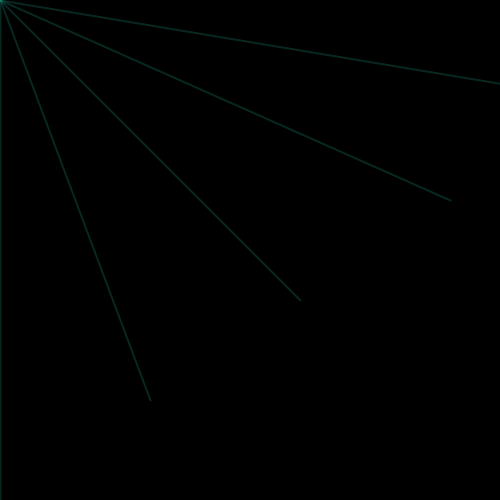
Frame 1 (no input)
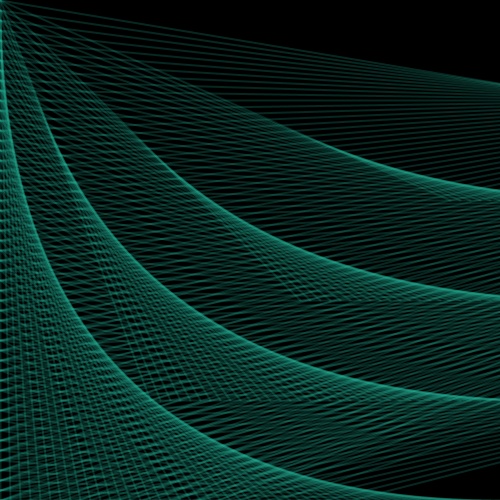
Frame 60 (the mouse pressed at the canvas centre just before this capture)
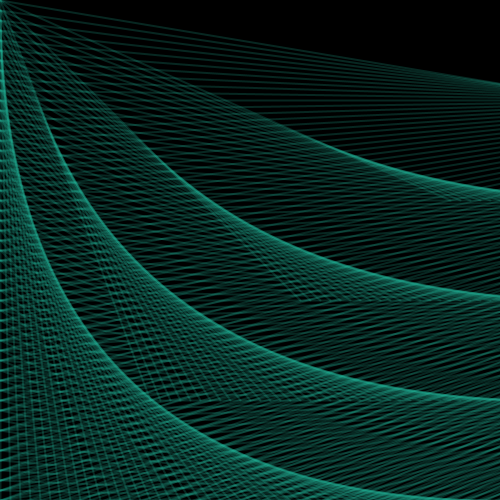
Frame 120 (the mouse held since frame 60 and released just before this capture)

The Processing sketch that drew these frames (run headless with seeded random() and noise(); from frame 60 on, the mouse is pressed at the canvas centre):

// Processing sketch: processing_32360
// ── processing_32360.pde

int x1 = 0;
int y1 = 0;
int x2 = 0;
int y2 = 500;

int sec1 = 0;
int sec2 = 0;
int sec3 = 150;
int sec4 = 400;

int third1 = 0;
int third2 = 0;
int third3 = 300;
int third4 = 300;

int fourth1 = 0;
int fourth2 = 0;
int fourth3 = 450;
int fourth4 = 200;

int fifth1 = 0;
int fifth2 = 0;
int fifth3 = 600;
int fifth4 = 100;

void setup(){
  
  size(500,500);
  background(0);
  stroke(34,201,169,50);
  strokeWeight(2);
}

void draw(){
  
  line(x1,y1,x2,y2);
  y1 = y1 + 10;
  x2 = x2 + 10;
  
  line(sec1,sec2,sec3,sec4);
  sec2 = sec2 + 10;
  sec3 = sec3 + 10;
  
  line(third1,third2,third3,third4);
  third2 = third2 + 10;
  third3 = third3 + 10;
  
  line(fourth1,fourth2,fourth3,fourth4);
  fourth2 = fourth2 + 10;
  fourth3 = fourth3 + 10;
  
  line(fifth1,fifth2,fifth3,fifth4);
  fifth2 = fifth2 + 10;
  fifth3 = fifth3 + 10;
}
